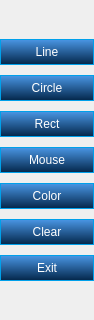
<?xml version="1.0" encoding="UTF-8"?>
<ui version="4.0">
 <class>BlackBoardControlBtns_Widget</class>
 <widget class="QWidget" name="BlackBoardControlBtns_Widget">
  <property name="geometry">
   <rect>
    <x>0</x>
    <y>0</y>
    <width>94</width>
    <height>320</height>
   </rect>
  </property>
  <property name="windowTitle">
   <string>CBlackBoardControlBtns</string>
  </property>
  <layout class="QGridLayout" name="gridLayout">
   <property name="margin">
    <number>0</number>
   </property>
   <property name="spacing">
    <number>0</number>
   </property>
   <item row="0" column="0">
    <spacer name="verticalSpacer">
     <property name="orientation">
      <enum>Qt::Vertical</enum>
     </property>
     <property name="sizeHint" stdset="0">
      <size>
       <width>20</width>
       <height>27</height>
      </size>
     </property>
    </spacer>
   </item>
   <item row="1" column="0">
    <layout class="QVBoxLayout" name="verticalLayout_2">
     <property name="spacing">
      <number>10</number>
     </property>
     <item>
      <widget class="QPushButton" name="btn_line">
       <property name="styleSheet">
        <string notr="true">QPushButton { color: white; padding: 5px 10px 5px 10px; border:  1px solid rgb(0,160,234); background-color: qlineargradient(spread:pad, x1:0, y1:0, x2:0, y2:1, stop:0 rgba(75, 152, 231, 255), stop:1 rgba(2, 36, 71, 255));}
QPushButton:hover { background-color: qlineargradient(spread:pad, x1:0, y1:0, x2:0, y2:1, stop:0 rgba(76, 173, 254, 255), stop:1 rgba(71, 122, 165, 255));}
QPushButton:pressed { background-color: qlineargradient(spread:pad, x1:0, y1:0, x2:0, y2:1, stop:0 rgba(75, 152, 231, 255), stop:1 rgba(2, 36, 71, 255));}</string>
       </property>
       <property name="text">
        <string>Line</string>
       </property>
      </widget>
     </item>
     <item>
      <widget class="QPushButton" name="btn_circle">
       <property name="styleSheet">
        <string notr="true">QPushButton { color: white; padding: 5px 10px 5px 10px; border:  1px solid rgb(0,160,234); background-color: qlineargradient(spread:pad, x1:0, y1:0, x2:0, y2:1, stop:0 rgba(75, 152, 231, 255), stop:1 rgba(2, 36, 71, 255));}
QPushButton:hover { background-color: qlineargradient(spread:pad, x1:0, y1:0, x2:0, y2:1, stop:0 rgba(76, 173, 254, 255), stop:1 rgba(71, 122, 165, 255));}
QPushButton:pressed { background-color: qlineargradient(spread:pad, x1:0, y1:0, x2:0, y2:1, stop:0 rgba(75, 152, 231, 255), stop:1 rgba(2, 36, 71, 255));}</string>
       </property>
       <property name="text">
        <string>Circle</string>
       </property>
      </widget>
     </item>
     <item>
      <widget class="QPushButton" name="btn_rect">
       <property name="styleSheet">
        <string notr="true">QPushButton { color: white; padding: 5px 10px 5px 10px; border:  1px solid rgb(0,160,234); background-color: qlineargradient(spread:pad, x1:0, y1:0, x2:0, y2:1, stop:0 rgba(75, 152, 231, 255), stop:1 rgba(2, 36, 71, 255));}
QPushButton:hover { background-color: qlineargradient(spread:pad, x1:0, y1:0, x2:0, y2:1, stop:0 rgba(76, 173, 254, 255), stop:1 rgba(71, 122, 165, 255));}
QPushButton:pressed { background-color: qlineargradient(spread:pad, x1:0, y1:0, x2:0, y2:1, stop:0 rgba(75, 152, 231, 255), stop:1 rgba(2, 36, 71, 255));}</string>
       </property>
       <property name="text">
        <string>Rect</string>
       </property>
      </widget>
     </item>
     <item>
      <widget class="QPushButton" name="btn_mouse">
       <property name="styleSheet">
        <string notr="true">QPushButton { color: white; padding: 5px 10px 5px 10px; border:  1px solid rgb(0,160,234); background-color: qlineargradient(spread:pad, x1:0, y1:0, x2:0, y2:1, stop:0 rgba(75, 152, 231, 255), stop:1 rgba(2, 36, 71, 255));}
QPushButton:hover { background-color: qlineargradient(spread:pad, x1:0, y1:0, x2:0, y2:1, stop:0 rgba(76, 173, 254, 255), stop:1 rgba(71, 122, 165, 255));}
QPushButton:pressed { background-color: qlineargradient(spread:pad, x1:0, y1:0, x2:0, y2:1, stop:0 rgba(75, 152, 231, 255), stop:1 rgba(2, 36, 71, 255));}</string>
       </property>
       <property name="text">
        <string>Mouse</string>
       </property>
      </widget>
     </item>
     <item>
      <widget class="QPushButton" name="btn_color">
       <property name="styleSheet">
        <string notr="true">QPushButton { color: white; padding: 5px 10px 5px 10px; border:  1px solid rgb(0,160,234); background-color: qlineargradient(spread:pad, x1:0, y1:0, x2:0, y2:1, stop:0 rgba(75, 152, 231, 255), stop:1 rgba(2, 36, 71, 255));}
QPushButton:hover { background-color: qlineargradient(spread:pad, x1:0, y1:0, x2:0, y2:1, stop:0 rgba(76, 173, 254, 255), stop:1 rgba(71, 122, 165, 255));}
QPushButton:pressed { background-color: qlineargradient(spread:pad, x1:0, y1:0, x2:0, y2:1, stop:0 rgba(75, 152, 231, 255), stop:1 rgba(2, 36, 71, 255));}</string>
       </property>
       <property name="text">
        <string>Color</string>
       </property>
      </widget>
     </item>
     <item>
      <widget class="QPushButton" name="btn_clear">
       <property name="styleSheet">
        <string notr="true">QPushButton { color: white; padding: 5px 10px 5px 10px; border:  1px solid rgb(0,160,234); background-color: qlineargradient(spread:pad, x1:0, y1:0, x2:0, y2:1, stop:0 rgba(75, 152, 231, 255), stop:1 rgba(2, 36, 71, 255));}
QPushButton:hover { background-color: qlineargradient(spread:pad, x1:0, y1:0, x2:0, y2:1, stop:0 rgba(76, 173, 254, 255), stop:1 rgba(71, 122, 165, 255));}
QPushButton:pressed { background-color: qlineargradient(spread:pad, x1:0, y1:0, x2:0, y2:1, stop:0 rgba(75, 152, 231, 255), stop:1 rgba(2, 36, 71, 255));}</string>
       </property>
       <property name="text">
        <string>Clear</string>
       </property>
      </widget>
     </item>
     <item>
      <widget class="QPushButton" name="btn_exit">
       <property name="styleSheet">
        <string notr="true">QPushButton { color: white; padding: 5px 10px 5px 10px; border:  1px solid rgb(0,160,234); background-color: qlineargradient(spread:pad, x1:0, y1:0, x2:0, y2:1, stop:0 rgba(75, 152, 231, 255), stop:1 rgba(2, 36, 71, 255));}
QPushButton:hover { background-color: qlineargradient(spread:pad, x1:0, y1:0, x2:0, y2:1, stop:0 rgba(76, 173, 254, 255), stop:1 rgba(71, 122, 165, 255));}
QPushButton:pressed { background-color: qlineargradient(spread:pad, x1:0, y1:0, x2:0, y2:1, stop:0 rgba(75, 152, 231, 255), stop:1 rgba(2, 36, 71, 255));}</string>
       </property>
       <property name="text">
        <string>Exit</string>
       </property>
      </widget>
     </item>
    </layout>
   </item>
   <item row="2" column="0">
    <spacer name="verticalSpacer_2">
     <property name="orientation">
      <enum>Qt::Vertical</enum>
     </property>
     <property name="sizeHint" stdset="0">
      <size>
       <width>20</width>
       <height>27</height>
      </size>
     </property>
    </spacer>
   </item>
  </layout>
 </widget>
 <layoutdefault spacing="6" margin="11"/>
 <resources>
  <include location="../resource/images.qrc"/>
 </resources>
 <connections/>
</ui>
